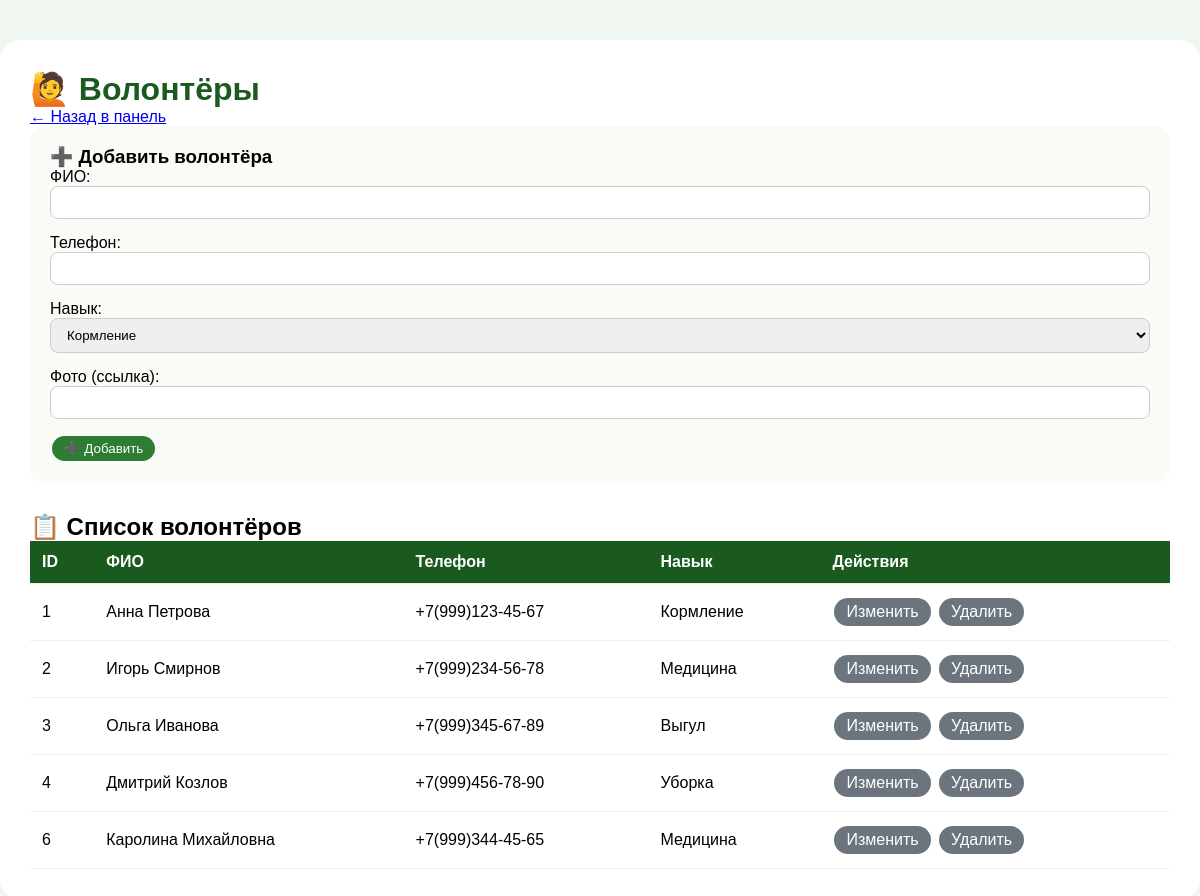
The app's page /api/admin/volunteers_edit.php?token=mySecretAdminToken123 with its own data.
### tables this page shows
CREATE TABLE `volunteers` (
  `id` int(11) NOT NULL,
  `full_name` varchar(100) NOT NULL,
  `phone` varchar(20) NOT NULL,
  `skill` varchar(50) DEFAULT NULL,
  `photo_url` varchar(255) DEFAULT NULL
);

### api/controller/VolunteerController.php (called while the page is built, shortened)
<?php
function getAllVolunteers($pdo)
{
    $sql = "SELECT * FROM volunteers";
    $stmt = $pdo->prepare($sql);
    $stmt->execute();
    return $stmt->fetchAll();
}
?>

### api/admin/volunteers_edit.php (the view, shortened to what this page needs)
<?php
require_once 'database.php';
$token = $_GET['token'] ?? '';
require_once '../SoloProject/api/controller/VolunteerController.php';
$volunteers = getAllVolunteers($pdo);
$edit = null;
?>
<!doctype html>
<html lang="ru">
<head>
    <link rel="stylesheet" href="../../front/css/main.css">
</head>
<body style="background: #f0f7f0;">
<div class="container">
    <h1 style="color: #1a5a1e;">🙋 Волонтёры</h1>
    <a href="admin_panel.php?token=<?= urlencode($token) ?>">← Назад в панель</a>
    <?php if (!$edit): ?>
        <div class="form-section">
            <h3>➕ Добавить волонтёра</h3>
            <form method="POST">
                <div class="form-group"><label>ФИО:</label><br><input type="text" name="full_name" required></div>
                <div class="form-group"><label>Телефон:</label><br><input type="text" name="phone" required></div>
                <div class="form-group">
                    <label>Навык:</label><br>
                    <select name="skill">
                        <option value="feeding">Кормление</option>
                    </select>
                </div>
                <div class="form-group"><label>Фото (ссылка):</label><br><input type="text" name="photo_url"></div>
                <button type="submit" name="add" class="btn">➕ Добавить</button>
            </form>
        </div>
    <?php endif; ?>
    <h2>📋 Список волонтёров</h2>
    <div style="overflow-x: auto;">
        <table style="width: 100%;">
            <thead>
            <tr>
                <th>ID</th>
                <th>ФИО</th>
                <th>Телефон</th>
                <th>Навык</th>
                <th>Действия</th>
            </tr>
            </thead>
            <tbody>
            <?php foreach ($volunteers as $vol): ?>
                <tr>
                    <td><?= $vol['id'] ?></td>
                    <td><?= htmlspecialchars($vol['full_name']) ?></td>
                    <td><?= $vol['phone'] ?></td>
                    <td>
                        <?php
                        $skill_rus = '';
                        if ($vol['skill'] == 'feeding') $skill_rus = 'Кормление';
                        if ($vol['skill'] == 'walking') $skill_rus = 'Выгул';
                        if ($vol['skill'] == 'medical') $skill_rus = 'Медицина';
                        if ($vol['skill'] == 'cleaning') $skill_rus = 'Уборка';
                        echo $skill_rus;
                        ?>
                    </td>
                    <td>
                        <a href="volunteers_edit.php?edit=<?= $vol['id'] ?>&token=<?= urlencode($token) ?>" class="btn btn-gray">Изменить</a>
                        <a href="volunteers_edit.php?delete=<?= $vol['id'] ?>&token=<?= urlencode($token) ?>" class="btn btn-gray" onclick="return confirm('Удалить?')">Удалить</a>
                    </td>
                </tr>
            <?php endforeach; ?>
            </tbody>
        </table>
    </div>
</div>
</body>
</html>

### front/css/main.css (style rules this page uses)
* { margin: 0; padding: 0; box-sizing: border-box; }
body { font-family: Arial, sans-serif; background: #f0f7f0; }
.btn { display: inline-block; background: #2e7d32; color: white; padding: 10px 25px; border-radius: 30px; text-decoration: none; margin-top: 15px; }

### api/admin/volunteers_edit.php (style rules this page uses)
.container { max-width: 1200px; margin: 40px auto; background: white; padding: 30px; border-radius: 20px; }
table { width: 100%; border-collapse: collapse; }
th, td { padding: 12px; text-align: left; border-bottom: 1px solid #eee; }
th { background: #1a5a1e; color: white; }
input, select { padding: 8px 12px; border-radius: 8px; border: 1px solid #ccc; width: 100%; }
.btn { background: #2e7d32; color: white; padding: 5px 12px; border-radius: 20px; text-decoration: none; display: inline-block; margin: 2px; border: none; cursor: pointer; }
.btn-gray { background: #6c757d; }
.form-group { margin-bottom: 15px; }
.form-section { background: #f9fbf7; padding: 20px; border-radius: 15px; margin-bottom: 30px; }

### records on screen
volunteers: id "1", full_name "Анна Петрова", phone "+7(999)123-45-67", skill "Кормление"
volunteers: id "2", full_name "Игорь Смирнов", phone "+7(999)234-56-78", skill "Медицина"
volunteers: id "3", full_name "Ольга Иванова", phone "+7(999)345-67-89", skill "Выгул"
volunteers: id "4", full_name "Дмитрий Козлов", phone "+7(999)456-78-90", skill "Уборка"
volunteers: id "6", full_name "Каролина Михайловна", phone "+7(999)344-45-65", skill "Медицина"
